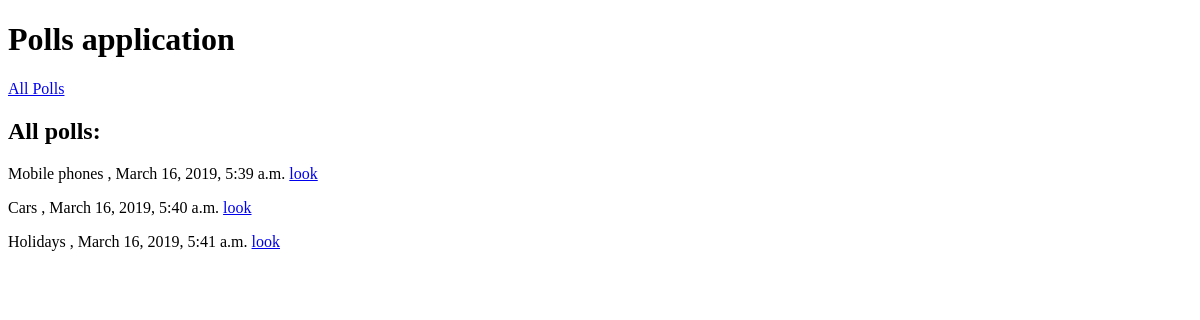
/poll/, run on an earlier commit of the app's database.
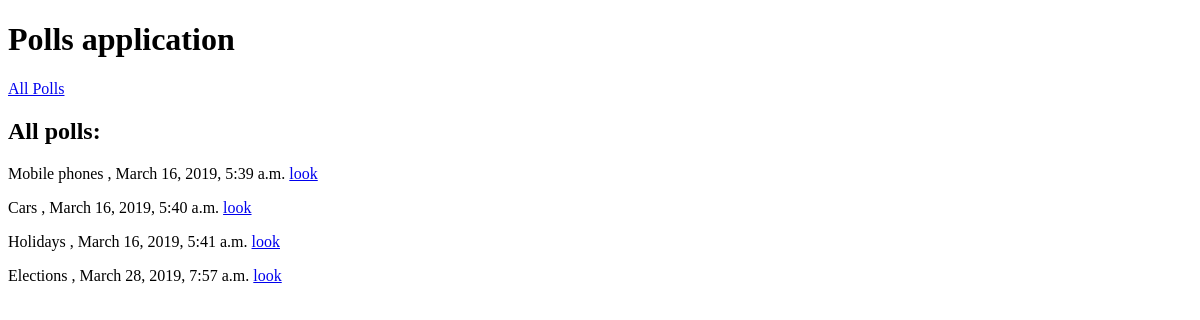
And on a later commit of the database.
### poll/models.py (models this page shows, shortened)
class Poll(models.Model):
    title = models.CharField(max_length=150, db_index=True)
    slug = models.SlugField(max_length=150, unique=True)
    comment = models.TextField(blank=True, db_index=True)
    date_create = models.DateTimeField(auto_now_add=True)
    is_public = models.BooleanField(default=False)
    def get_absolute_url(self):
        return reverse('poll_detail_url', kwargs={'slug': self.slug})

### poll/views.py (the view)
# urls.py: path('', IndexView.as_view(), name='polls_list_url'),
class IndexView(generic.ListView):
    template_name='poll/index.html'
    context_object_name='polls'
    def get_queryset(self):
        return Poll.objects.all()

### poll/templates/poll/index.html (shortened to what this page needs)
{% extends 'poll/base_poll.html' %}
{% block content %}
    <h2>All polls:</h2>
    {% for poll in polls %}
       {% if poll.is_public is True %}
           <p>
              {{ poll.title }} , {{ poll.date_create }} <a href="{{ poll.get_absolute_url }}" class="but1">look</a>
           </p>
       {% endif %}
    {% endfor %}
{% endblock %}

What changed in the data, as far as the page shows it:
added Poll: title "Elections", date_create "March 28, 2019, 7:57 a.m."
